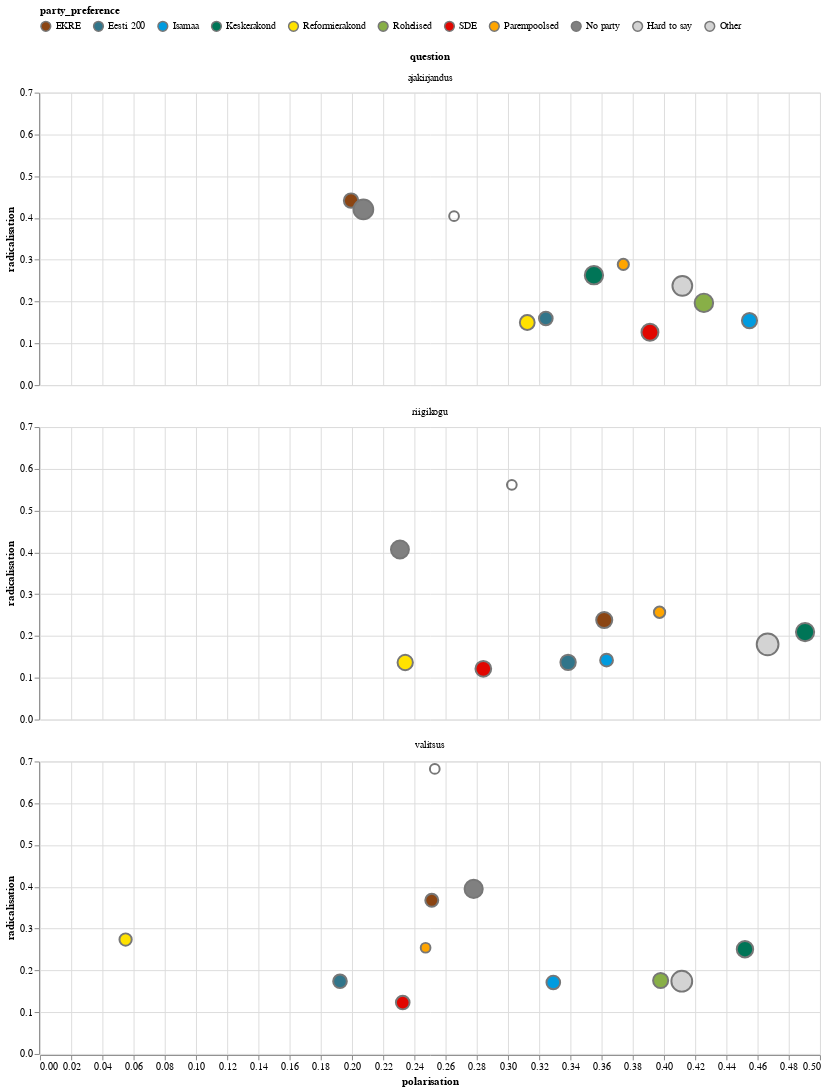

The cell this chart's notebook holds for it:
### Code cell
args = {
    'res_col' : 'trust',
    'factor_cols': ['party_preference'],  'filter': {},
    'plot': 'likert_rad_pol',
    'plot_args': { 'internal_facet': True }
}
assert args['plot'] in matching_plots(args,full_df,data_meta)
fdf = get_filtered_data(full_df, data_meta, **args)
create_plot(fdf,data_meta,alt_properties={'width':800},**args)

### Figure 1 — Vega-Lite specification as saved in the notebook (floating-point values rounded to 4 significant figures)
{"config": {"view": {"continuousWidth": 300, "continuousHeight": 300}}, "data": {"name": "data-523e6fc7cde9c092bcb900fe03d590a4"}, "facet": {"field": "question", "type": "nominal"}, "spec": {"mark": {"type": "circle"}, "encoding": {"color": {"field": "party_preference", "legend": {"orient": "top"}, "scale": {"domain": ["EKRE", "Eesti 200", "Isamaa", "Keskerakond", "Reformierakond", "Rohelised", "SDE", "Parempoolsed", "No party", "Hard to say", "Other"], "range": ["#8B4513", "#31758A", "#009BDF", "#007557", "#FFE200", "#88AF47", "#E10600", "orange", "grey", "lightgrey", "lightgrey"]}, "type": "nominal"}, "opacity": {"value": 1.0}, "size": {"field": "relevance", "legend": null, "scale": {"range": [100, 500]}, "type": "quantitative"}, "stroke": {"value": "#777"}, "tooltip": [{"field": "party_preference", "type": "nominal"}, {"field": "radicalisation", "format": ".2", "type": "quantitative"}, {"field": "polarisation", "format": ".2", "type": "quantitative"}, {"field": "relevance", "format": ".2", "type": "quantitative"}], "x": {"field": "polarisation", "type": "quantitative"}, "y": {"field": "radicalisation", "type": "quantitative"}}, "width": 800}, "columns": 1, "$schema": "https://vega.github.io/schema/vega-lite/v5.15.1.json", "datasets": {"data-523e6fc7cde9c092bcb900fe03d590a4": [{"party_preference": "EKRE", "question": "valitsus", "polarisation": 0.2512, "radicalisation": 0.3678, "relevance": 0.02132}, {"party_preference": "EKRE", "question": "riigikogu", "polarisation": 0.3617, "radicalisation": 0.2382, "relevance": 0.04768}, {"party_preference": "EKRE", "question": "ajakirjandus", "polarisation": 0.1994, "radicalisation": 0.4416, "relevance": 0.03311}, {"party_preference": "Reformierakond", "question": "valitsus", "polarisation": 0.05488, "radicalisation": 0.2739, "relevance": 0.01627}, {"party_preference": "Reformierakond", "question": "riigikogu", "polarisation": 0.2341, "radicalisation": 0.1366, "relevance": 0.04076}, {"party_preference": "Reformierakond", "question": "ajakirjandus", "polarisation": 0.3124, "radicalisation": 0.1499, "relevance": 0.03608}, {"party_preference": "SDE", "question": "valitsus", "polarisation": 0.2325, "radicalisation": 0.1231, "relevance": 0.02663}, {"party_preference": "SDE", "question": "riigikogu", "polarisation": 0.2842, "radicalisation": 0.1214, "relevance": 0.0445}, {"party_preference": "SDE", "question": "ajakirjandus", "polarisation": 0.391, "radicalisation": 0.1266, "relevance": 0.05641}, {"party_preference": "Isamaa", "question": "valitsus", "polarisation": 0.3291, "radicalisation": 0.1711, "relevance": 0.02659}, {"party_preference": "Isamaa", "question": "riigikogu", "polarisation": 0.3632, "radicalisation": 0.1422, "relevance": 0.02018}, {"party_preference": "Isamaa", "question": "ajakirjandus", "polarisation": 0.4548, "radicalisation": 0.1544, "relevance": 0.0394}, {"party_preference": "Eesti 200", "question": "valitsus", "polarisation": 0.1923, "radicalisation": 0.174, "relevance": 0.02666}, {"party_preference": "Eesti 200", "question": "riigikogu", "polarisation": 0.3385, "radicalisation": 0.1369, "relevance": 0.04143}, {"party_preference": "Eesti 200", "question": "ajakirjandus", "polarisation": 0.3243, "radicalisation": 0.1596, "relevance": 0.02647}, {"party_preference": "Hard to say", "question": "valitsus", "polarisation": 0.4114, "radicalisation": 0.1741, "relevance": 0.09835}, {"party_preference": "Hard to say", "question": "riigikogu", "polarisation": 0.4664, "radicalisation": 0.1799, "relevance": 0.1104}, {"party_preference": "Hard to say", "question": "ajakirjandus", "polarisation": 0.4118, "radicalisation": 0.2376, "relevance": 0.08613}, {"party_preference": "No party", "question": "valitsus", "polarisation": 0.278, "radicalisation": 0.395, "relevance": 0.0683}, {"party_preference": "No party", "question": "riigikogu", "polarisation": 0.2307, "radicalisation": 0.4071, "relevance": 0.06624}, {"party_preference": "No party", "question": "ajakirjandus", "polarisation": 0.2073, "radicalisation": 0.4206, "relevance": 0.08505}, {"party_preference": "Rohelised", "question": "valitsus", "polarisation": 0.3979, "radicalisation": 0.1758, "relevance": 0.03881}, {"party_preference": "Rohelised", "question": "riigikogu", "polarisation": 0.4905, "radicalisation": 0.209, "relevance": 0.03881}, {"party_preference": "Rohelised", "question": "ajakirjandus", "polarisation": 0.4256, "radicalisation": 0.1968, "relevance": 0.07192}, {"party_preference": "Keskerakond", "question": "valitsus", "polarisation": 0.4519, "radicalisation": 0.2507, "relevance": 0.05096}, {"party_preference": "Keskerakond", "question": "riigikogu", "polarisation": 0.4905, "radicalisation": 0.2093, "relevance": 0.06904}, {"party_preference": "Keskerakond", "question": "ajakirjandus", "polarisation": 0.3551, "radicalisation": 0.263, "relevance": 0.07007}, {"party_preference": "Muu", "question": "valitsus", "polarisation": 0.2531, "radicalisation": 0.6821, "relevance": 0.0}, {"party_preference": "Muu", "question": "riigikogu", "polarisation": 0.3025, "radicalisation": 0.5617, "relevance": 0.0}, {"party_preference": "Muu", "question": "ajakirjandus", "polarisation": 0.2654, "radicalisation": 0.4043, "relevance": 0.0}, {"party_preference": "Parempoolsed", "question": "valitsus", "polarisation": 0.2472, "radicalisation": 0.2542, "relevance": 0.0}, {"party_preference": "Parempoolsed", "question": "riigikogu", "polarisation": 0.3972, "radicalisation": 0.2567, "relevance": 0.009831}, {"party_preference": "Parempoolsed", "question": "ajakirjandus", "polarisation": 0.3739, "radicalisation": 0.289, "relevance": 0.008427}]}}
